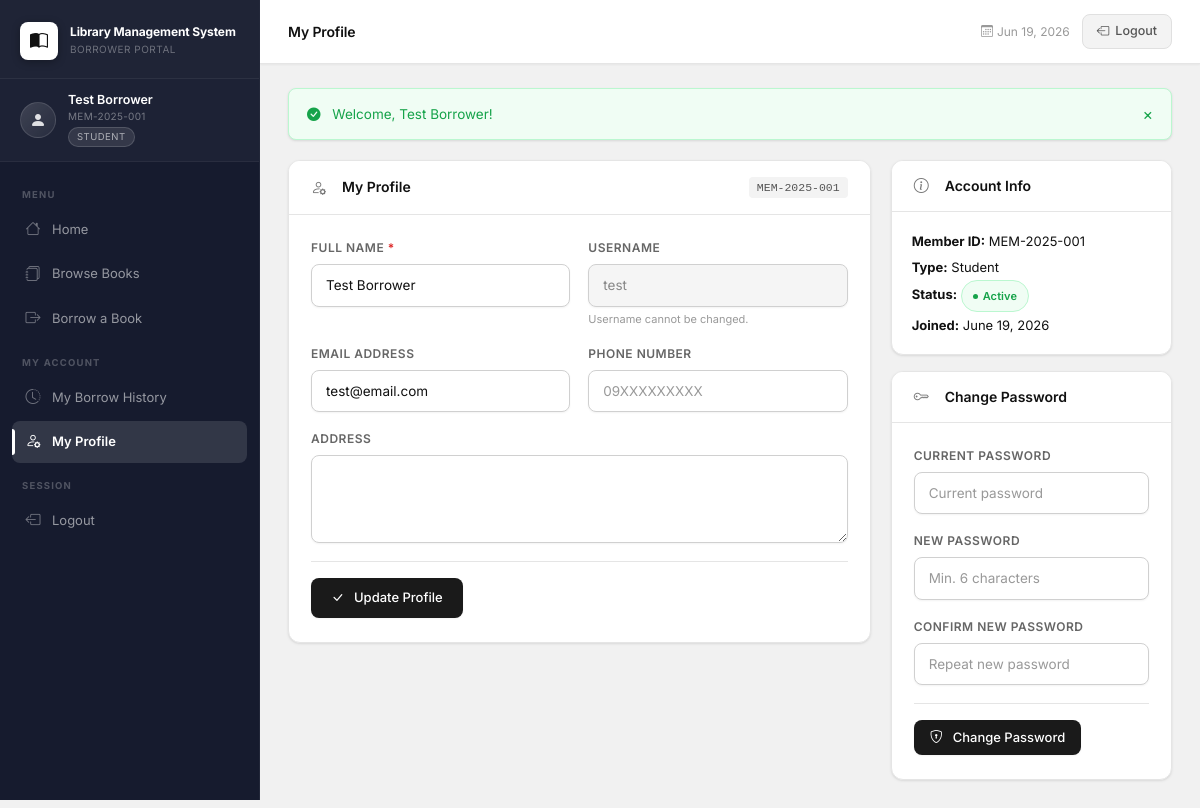
Screenshot of /user/profile.php (signed in) with the database file from the repository.
### tables this page shows
CREATE TABLE IF NOT EXISTS users (
    id              INT AUTO_INCREMENT PRIMARY KEY,
    member_id       VARCHAR(30)  NOT NULL UNIQUE,
    username        VARCHAR(100) NOT NULL UNIQUE,
    password        VARCHAR(255) NOT NULL,
    full_name       VARCHAR(150) NOT NULL,
    email           VARCHAR(150),
    phone           VARCHAR(30),
    address         TEXT,
    membership_type ENUM('student','faculty','staff','public') DEFAULT 'student',
    status          ENUM('active','inactive','suspended') DEFAULT 'active',
    joined_date     DATE NOT NULL,
    created_at      TIMESTAMP DEFAULT CURRENT_TIMESTAMP,
    updated_at      TIMESTAMP DEFAULT CURRENT_TIMESTAMP ON UPDATE CURRENT_TIMESTAMP
);

### user/profile.php (the view, shortened to what this page needs)
<?php
$pdo       = getDB();
$userId    = $_SESSION['user_id'];
$stmt = $pdo->prepare("SELECT * FROM users WHERE id = ?");
$stmt->execute([$userId]);
$user = $stmt->fetch();
require_once __DIR__ . '/header.php';
?>
<div class="row">
    <div class="col-lg-8 mb-4">
        <div class="section-card">
            <div class="section-header">
                <h3><i class="bi bi-person-gear me-2"></i>My Profile</h3>
                <span class="isbn-code"><?= htmlspecialchars($user['member_id']) ?></span>
            </div>
            <form method="POST" class="form-custom">
                <div class="form-row-2">
                    <div class="form-group">
                        <label class="form-lbl">Full Name <span class="req">*</span></label>
                        <input type="text" name="full_name" class="form-ctrl" required
                               value="<?= htmlspecialchars($user['full_name']) ?>">
                    </div>
                    <div class="form-group">
                        <label class="form-lbl">Username</label>
                        <input type="text" class="form-ctrl" readonly
                               value="<?= htmlspecialchars($user['username']) ?>"
                               style="background:#f5f5f5;color:#888;">
                        <span class="form-hint">Username cannot be changed.</span>
                    </div>
                </div>
                <div class="form-row-2">
                    <div class="form-group">
                        <label class="form-lbl">Email Address</label>
                        <input type="email" name="email" class="form-ctrl"
                               value="<?= htmlspecialchars($user['email'] ?? '') ?>"
                               placeholder="email@example.com">
                    </div>
                    <div class="form-group">
                        <label class="form-lbl">Phone Number</label>
                        <input type="text" name="phone" class="form-ctrl"
                               value="<?= htmlspecialchars($user['phone'] ?? '') ?>"
                               placeholder="09XXXXXXXXX">
                    </div>
                </div>
                <div class="form-group">
                    <label class="form-lbl">Address</label>
                    <textarea name="address" class="form-ctrl" rows="2"><?= htmlspecialchars($user['address'] ?? '') ?></textarea>
                </div>
                <div class="form-actions">
                    <button type="submit" class="btn-primary-custom"><i class="bi bi-check-lg me-1"></i>Update Profile</button>
                </div>
            </form>
        </div>
    </div>
    <div class="col-lg-4 mb-4">
        <div class="section-card" style="margin-bottom:16px;">
            <div class="section-header"><h3><i class="bi bi-info-circle me-2"></i>Account Info</h3></div>
            <div style="padding:16px 20px;font-size:13px;line-height:2;">
                <strong>Member ID:</strong> <?= htmlspecialchars($user['member_id']) ?><br>
                <strong>Type:</strong> <?= ucfirst($user['membership_type']) ?><br>
                <strong>Status:</strong>
                <span class="badge-status badge-available" style="font-size:11px;"><?= ucfirst($user['status']) ?></span><br>
                <strong>Joined:</strong> <?= date('F j, Y', strtotime($user['joined_date'])) ?>
            </div>
        </div>
        <div class="section-card">
            <div class="section-header"><h3><i class="bi bi-key me-2"></i>Change Password</h3></div>
            <form method="POST" class="form-custom">
                <div class="form-group">
                    <label class="form-lbl">Current Password</label>
                    <input type="password" name="current_password" class="form-ctrl" required placeholder="Current password">
                </div>
                <div class="form-group">
                    <label class="form-lbl">New Password</label>
                    <input type="password" name="new_password" class="form-ctrl" required placeholder="Min. 6 characters">
                </div>
                <div class="form-group">
                    <label class="form-lbl">Confirm New Password</label>
                    <input type="password" name="confirm_password" class="form-ctrl" required placeholder="Repeat new password">
                </div>
                <div class="form-actions">
                    <button type="submit" class="btn-primary-custom" style="font-size:13px;padding:8px 16px;">
                        <i class="bi bi-shield-lock me-1"></i>Change Password
                    </button>
                </div>
            </form>
        </div>
    </div>
</div>
<?php require_once __DIR__ . '/footer.php'; ?>

### rows the page displays
users: member "MEM-2025-001", full_name "Test Borrower", username "test", email "test@email.com", membership_type "Student", status "Active", joined_date "June 19, 2026"

### other values shown
$_SESSION['user_name'] "Test Borrower"
$_SESSION['user_member_id'] "MEM-2025-001"
$_SESSION['user_type'] "STUDENT"
$pageTitle "My Profile"
$flash['message'] "Welcome, Test Borrower!"
